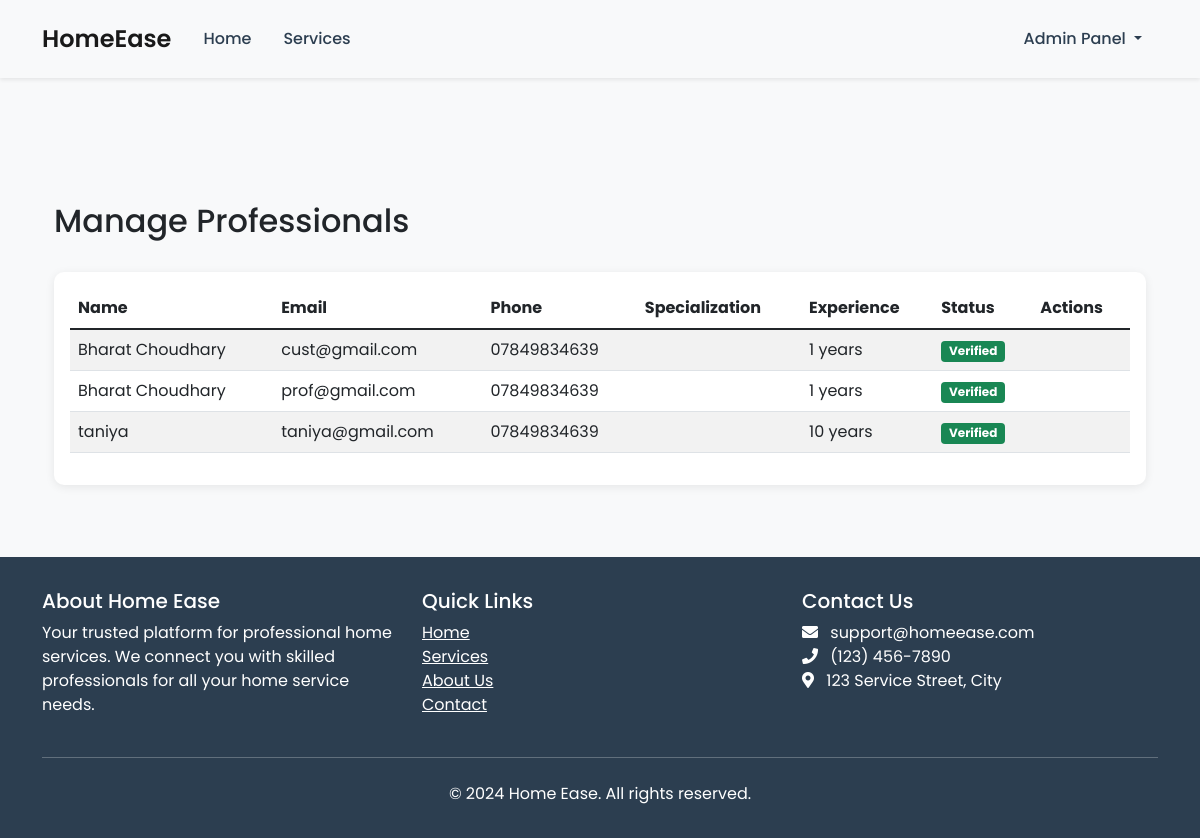
/admin/professionals (signed in), run on the app's committed database.
### models.py (models this page shows, shortened)
class Professional(db.Model):
    __tablename__ = 'professionals'
    professional_id = db.Column(db.Integer, primary_key=True)
    full_name = db.Column(db.String(100), nullable=False)
    email = db.Column(db.String(120), unique=True, nullable=False)
    phone = db.Column(db.String(20), nullable=False)
    experience_years = db.Column(db.Integer, nullable=False)
    password_hash = db.Column(db.String(128))
    is_verified = db.Column(db.Boolean, default=False)
    avg_rating = db.Column(db.Float, default=0.0)
    total_ratings = db.Column(db.Integer, default=0)
    created_at = db.Column(db.DateTime, default=datetime.utcnow)
    service_requests = db.relationship('ServiceRequest', backref='professional', lazy=True)
    ratings = db.relationship('ProfessionalRating', backref='professional', lazy=True)
    professional_services = db.relationship('ProfessionalService', backref='professional', lazy=True)

### routes.py (the view)
@app.route('/admin/professionals')
def admin_professionals():
    if 'user_type' not in session or session['user_type'] != 'admin':
        flash('Please login as admin first', 'danger')
        return redirect(url_for('admin_login'))
    professionals = Professional.query.all()
    return render_template('admin/professionals.html', professionals=professionals)

### routes.py (called while the page is built)
@app.context_processor
def inject_current_user():
    return dict(current_user=current_user)

@app.before_request
def make_session_permanent():
    session.permanent = True
    app.permanent_session_lifetime = timedelta(days=5)

### templates/admin/professionals.html (shortened to what this page needs)
{% extends "base.html" %}
{% block content %}
<div class="container mt-4">
    <div class="d-flex justify-content-between align-items-center mb-4">
        <h2>Manage Professionals</h2>
    </div>
    <div class="card">
        <div class="card-body">
            <div class="table-responsive">
                <table class="table table-striped">
                    <thead>
                        <tr>
                            <th>Name</th>
                            <th>Email</th>
                            <th>Phone</th>
                            <th>Specialization</th>
                            <th>Experience</th>
                            <th>Status</th>
                            <th>Actions</th>
                        </tr>
                    </thead>
                    <tbody>
                        {% for professional in professionals %}
                        <tr>
                            <td>{{ professional.full_name }}</td>
                            <td>{{ professional.email }}</td>
                            <td>{{ professional.phone }}</td>
                            <td>{{ professional.specialization }}</td>
                            <td>{{ professional.experience_years }} years</td>
                            <td>
                                {% if professional.is_verified %}
                                    <span class="badge bg-success">Verified</span>
                                {% else %}
                                    <span class="badge bg-warning">Pending</span>
                                {% endif %}
                            </td>
                            <td>
                            </td>
                        </tr>
                        {% endfor %}
                    </tbody>
                </table>
            </div>
        </div>
    </div>
</div>
{% endblock %}

### templates/base.html (style rules this page uses)
body { font-family: 'Poppins', sans-serif; background-color: #f8f9fa; }
.card { border: none; border-radius: 10px; box-shadow: 0 2px 10px rgba(0,0,0,.08); transition: transform 0.3s ease; }

### data on the page
Professional: full_name "Bharat Choudhary", email "cust@gmail.com", phone "07849834639", experience_years "1", is_verified "Verified"
Professional: full_name "Bharat Choudhary", email "prof@gmail.com", phone "07849834639", experience_years "1", is_verified "Verified"
Professional: full_name "taniya", email "taniya@gmail.com", phone "07849834639", experience_years "10", is_verified "Verified"
